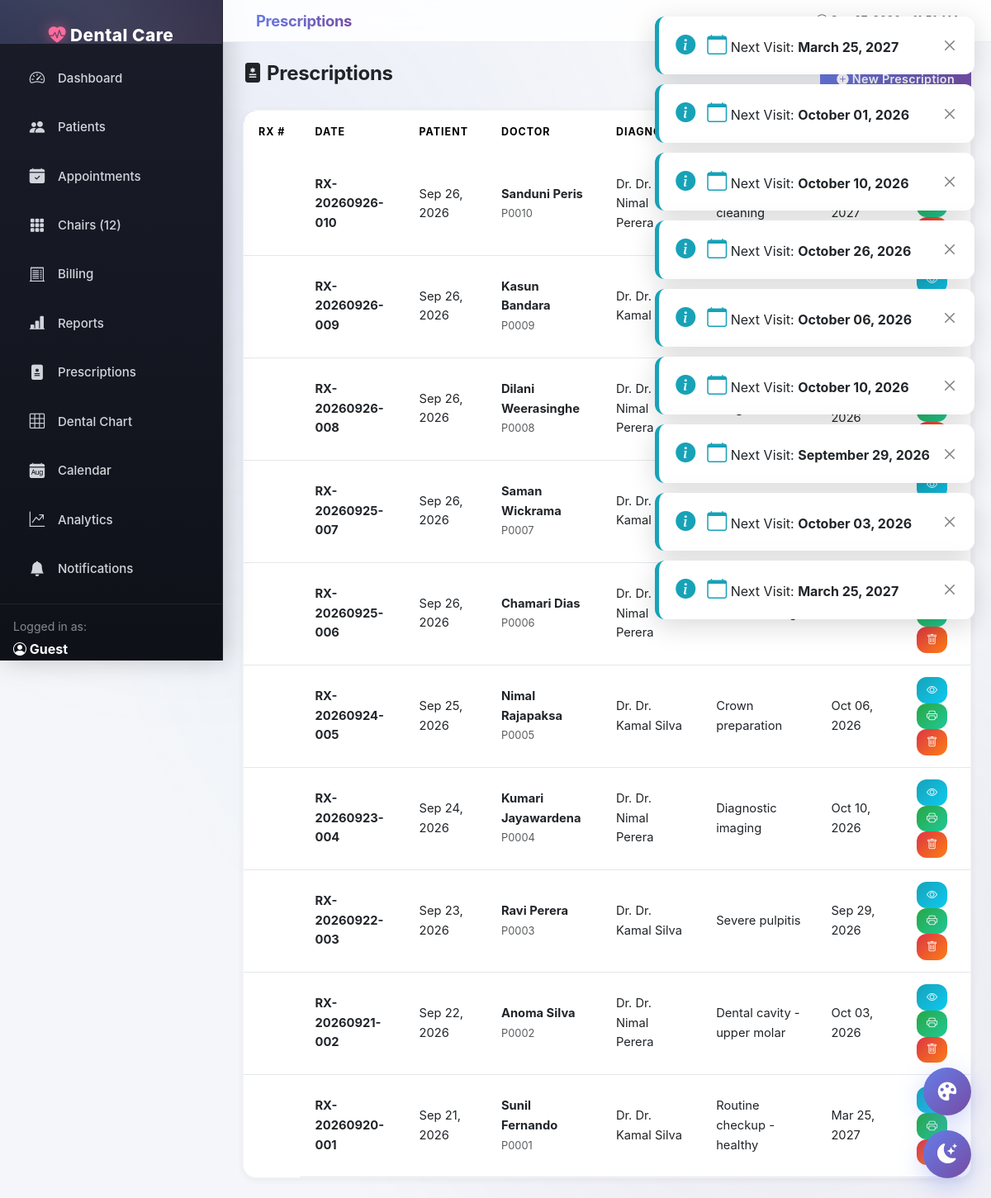
Screenshot of /modules/prescriptions/index.php with the database file from the repository.
### tables this page shows
CREATE TABLE `prescriptions` (
  `id` int(11) NOT NULL,
  `prescription_no` varchar(30) DEFAULT NULL,
  `patient_id` int(11) NOT NULL,
  `doctor_id` int(11) NOT NULL,
  `treatment_id` int(11) DEFAULT NULL,
  `diagnosis` text DEFAULT NULL,
  `medicines` text DEFAULT NULL,
  `instructions` text DEFAULT NULL,
  `next_visit` date DEFAULT NULL,
  `notes` text DEFAULT NULL,
  `prescription_date` date NOT NULL,
  `created_at` timestamp NOT NULL DEFAULT current_timestamp()
);

CREATE TABLE `patients` (
  `id` int(11) NOT NULL,
  `patient_code` varchar(20) NOT NULL,
  `full_name` varchar(100) NOT NULL,
  `nic` varchar(20) DEFAULT NULL,
  `phone` varchar(20) NOT NULL,
  `email` varchar(100) DEFAULT NULL,
  `address` text DEFAULT NULL,
  `gender` enum('male','female','other') DEFAULT NULL,
  `dob` date DEFAULT NULL,
  `blood_group` varchar(5) DEFAULT NULL,
  `medical_history` text DEFAULT NULL,
  `created_at` timestamp NOT NULL DEFAULT current_timestamp(),
  `age` int(11) DEFAULT NULL,
  `emergency_contact` varchar(20) DEFAULT NULL,
  `allergies` text DEFAULT NULL,
  `photo` varchar(255) DEFAULT NULL,
  `occupation` varchar(100) DEFAULT NULL,
  `status` enum('active','inactive') DEFAULT 'active',
  `updated_at` timestamp NOT NULL DEFAULT current_timestamp() ON UPDATE current_timestamp()
);

CREATE TABLE `users` (
  `id` int(11) NOT NULL,
  `username` varchar(50) NOT NULL,
  `password` varchar(255) NOT NULL,
  `full_name` varchar(100) NOT NULL,
  `role` enum('admin','doctor','receptionist') DEFAULT 'receptionist',
  `email` varchar(100) DEFAULT NULL,
  `phone` varchar(20) DEFAULT NULL,
  `status` tinyint(1) DEFAULT 1,
  `created_at` timestamp NOT NULL DEFAULT current_timestamp(),
  `profile_image` varchar(255) DEFAULT NULL,
  `last_login` timestamp NULL DEFAULT NULL,
  `specialization` varchar(100) DEFAULT NULL,
  `salary` decimal(10,2) DEFAULT 0.00,
  `theme_color` varchar(20) DEFAULT 'purple',
  `dark_mode` tinyint(1) DEFAULT 0
);

### includes/functions.php (called while the page is built, shortened)
<?php
function e($string) {
    return htmlspecialchars($string ?? '', ENT_QUOTES, 'UTF-8');
}
?>

### modules/prescriptions/index.php (the view, shortened to what this page needs)
<?php
require_once __DIR__ . '/../../includes/header.php';
require_once __DIR__ . '/../../includes/functions.php';
require_once __DIR__ . '/../../includes/sidebar.php';
$prescriptions = $conn->query("SELECT p.*, pt.full_name patient_name, pt.patient_code, u.full_name doctor_name
    FROM prescriptions p
    LEFT JOIN patients pt ON p.patient_id = pt.id
    LEFT JOIN users u ON p.doctor_id = u.id
    ORDER BY p.id DESC");
?>
<div class="d-flex justify-content-between mb-3 flex-wrap gap-2">
    <h4 class="mb-0"><i class="bi bi-file-medical-fill"></i> Prescriptions</h4>
    <button class="btn btn-primary" data-bs-toggle="modal" data-bs-target="#addModal">
        <i class="bi bi-plus-circle-fill"></i> New Prescription
    </button>
</div>
<div class="card">
    <div class="table-responsive">
        <table class="table table-hover mb-0">
            <thead>
                <tr>
                    <th>Rx #</th>
                    <th>Date</th>
                    <th>Patient</th>
                    <th>Doctor</th>
                    <th>Diagnosis</th>
                    <th>Next Visit</th>
                    <th>Actions</th>
                </tr>
            </thead>
            <tbody>
                <?php while ($p = $prescriptions->fetch_assoc()): ?>
                    <tr>
                        <td><b><?= e($p['prescription_no']) ?></b></td>
                        <td><?= date('M d, Y', strtotime($p['prescription_date'])) ?></td>
                        <td>
                            <b><?= e($p['patient_name']) ?></b><br>
                            <small class="text-muted"><?= e($p['patient_code']) ?></small>
                        </td>
                        <td>Dr. <?= e($p['doctor_name']) ?></td>
                        <td><?= e(substr($p['diagnosis'], 0, 40)) ?></td>
                        <td><?= $p['next_visit'] ? date('M d, Y', strtotime($p['next_visit'])) : '-' ?></td>
                        <td>
                            <button class="btn btn-sm btn-info text-white" data-bs-toggle="modal" data-bs-target="#viewModal<?= $p['id'] ?>">
                                <i class="bi bi-eye"></i>
                            </button>
                            <a href="print.php?id=<?= $p['id'] ?>" target="_blank" class="btn btn-sm btn-success">
                                <i class="bi bi-printer"></i>
                            </a>
                            <a href="?delete=<?= $p['id'] ?>" data-name="prescription <?= e($p['prescription_no']) ?>" class="btn btn-sm btn-danger">
                                <i class="bi bi-trash"></i>
                            </a>
                        </td>
                    </tr>
                    <div class="modal fade" id="viewModal<?= $p['id'] ?>" tabindex="-1">
                        <div class="modal-dialog modal-lg">
                            <div class="modal-content">
                                <div class="modal-body">
                                    <?php if ($p['next_visit']): ?>
                                        <div class="alert alert-info">
                                            <i class="bi bi-calendar"></i> Next Visit: <b><?= date('F d, Y', strtotime($p['next_visit'])) ?></b>
                                        </div>
                                    <?php endif; ?>
                                </div>
                            </div>
                        </div>
                    </div>
                <?php endwhile; ?>
            </tbody>
        </table>
    </div>
</div>
<?php require_once __DIR__ . '/../../includes/footer.php'; ?>

### rows the page displays
prescriptions: prescription_no "RX-20260926-010", prescription_date "Sep 26, 2026", patient.full_name "Sanduni Peris", patient.patient_code "P0010", users.full_name "Dr. Nimal Perera", diagnosis "Preventive cleaning", next_visit "Mar 25, 2027", next_visit "March 25, 2027"
prescriptions: prescription_no "RX-20260926-009", prescription_date "Sep 26, 2026", patient.full_name "Kasun Bandara", patient.patient_code "P0009", users.full_name "Dr. Kamal Silva", diagnosis "Impacted tooth", next_visit "Oct 01, 2026"
prescriptions: prescription_no "RX-20260926-008", prescription_date "Sep 26, 2026", patient.full_name "Dilani Weerasinghe", patient.patient_code "P0008", users.full_name "Dr. Nimal Perera", diagnosis "Gingivitis", next_visit "Oct 10, 2026"
prescriptions: prescription_no "RX-20260925-007", prescription_date "Sep 26, 2026", patient.full_name "Saman Wickrama", patient.patient_code "P0007", users.full_name "Dr. Kamal Silva", diagnosis "Malocclusion"
prescriptions: prescription_no "RX-20260925-006", prescription_date "Sep 26, 2026", patient.full_name "Chamari Dias", patient.patient_code "P0006", users.full_name "Dr. Nimal Perera", diagnosis "Teeth staining"
prescriptions: prescription_no "RX-20260924-005", prescription_date "Sep 25, 2026", patient.full_name "Nimal Rajapaksa", patient.patient_code "P0005", users.full_name "Dr. Kamal Silva", diagnosis "Crown preparation", next_visit "Oct 06, 2026"
prescriptions: prescription_no "RX-20260923-004", prescription_date "Sep 24, 2026", patient.full_name "Kumari Jayawardena", patient.patient_code "P0004", users.full_name "Dr. Nimal Perera", diagnosis "Diagnostic imaging", next_visit "Oct 10, 2026"
prescriptions: prescription_no "RX-20260922-003", prescription_date "Sep 23, 2026", patient.full_name "Ravi Perera", patient.patient_code "P0003", users.full_name "Dr. Kamal Silva", diagnosis "Severe pulpitis", next_visit "Sep 29, 2026"
prescriptions: prescription_no "RX-20260921-002", prescription_date "Sep 22, 2026", patient.full_name "Anoma Silva", patient.patient_code "P0002", users.full_name "Dr. Nimal Perera", diagnosis "Dental cavity - upper molar", next_visit "Oct 03, 2026"
prescriptions: prescription_no "RX-20260920-001", prescription_date "Sep 21, 2026", patient.full_name "Sunil Fernando", patient.patient_code "P0001", users.full_name "Dr. Kamal Silva", diagnosis "Routine checkup - healthy", next_visit "Mar 25, 2027"

### other values shown
SITE_NAME "Dental Care…"
$_SESSION['full_name'] "Guest"
$page_title "Prescriptions"
